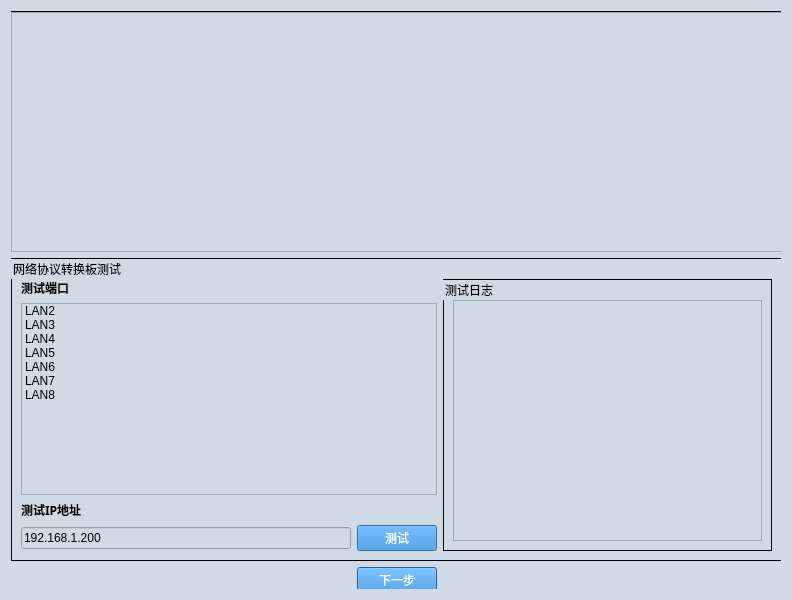
<?xml version="1.0" encoding="UTF-8"?>
<ui version="4.0">
 <class>Dialog</class>
 <widget class="QDialog" name="Dialog">
  <property name="geometry">
   <rect>
    <x>0</x>
    <y>0</y>
    <width>792</width>
    <height>600</height>
   </rect>
  </property>
  <property name="font">
   <font>
    <family>Microsoft YaHei</family>
    <pointsize>14</pointsize>
   </font>
  </property>
  <property name="windowTitle">
   <string>Dialog</string>
  </property>
  <property name="styleSheet">
   <string notr="true">QDialog{
background-color:#D0DAE5;
}

QTextBrower{
background-color:#D0DAE5;
}

QLineEdit{
background-color:#D0DAE5;
}

QWidget{
background-color:#D0DAE5;
}

QStackedWidget{
background-color:#D0DAE5;
}

QHeaderView{
background-color:#D0DAE5;
}

QLabel{
font-size:12px;
font-family:Microsoft YaHei;
background-color:#D0DAE5;
}

QPushButton{         /*按钮自适应拉伸背景*/
border-width: 2px 15px 2px 15px;
background-color:#2884D8;
color: #FFFFFF;
font-size:12px;
font-family:Microsoft YaHei;
}

QGroupBox{
font-size:12px;
font-family:Microsoft YaHei;
border:1px solid rgb(0, 0, 0); 
}</string>
  </property>
  <layout class="QGridLayout" name="gridLayout_2">
   <item row="0" column="0">
    <widget class="QGroupBox" name="groupBox">
     <property name="title">
      <string/>
     </property>
     <widget class="QWidget" name="layoutWidget">
      <property name="geometry">
       <rect>
        <x>0</x>
        <y>1</y>
        <width>771</width>
        <height>581</height>
       </rect>
      </property>
      <layout class="QVBoxLayout" name="verticalLayout">
       <item>
        <widget class="QTextBrowser" name="textBrowser_contents"/>
       </item>
       <item>
        <widget class="QGroupBox" name="groupBox_2">
         <property name="title">
          <string>网络协议转换板测试</string>
         </property>
         <layout class="QGridLayout" name="gridLayout_5">
          <property name="topMargin">
           <number>20</number>
          </property>
          <item row="0" column="0">
           <layout class="QGridLayout" name="gridLayout_4">
            <item row="0" column="0">
             <widget class="QLabel" name="label_3">
              <property name="font">
               <font>
                <family>Microsoft YaHei</family>
                <pointsize>-1</pointsize>
                <weight>75</weight>
                <bold>true</bold>
               </font>
              </property>
              <property name="text">
               <string>测试端口</string>
              </property>
             </widget>
            </item>
            <item row="0" column="2" rowspan="4">
             <widget class="QGroupBox" name="groupBox_3">
              <property name="title">
               <string>测试日志</string>
              </property>
              <layout class="QGridLayout" name="gridLayout_3">
               <property name="topMargin">
                <number>20</number>
               </property>
               <item row="0" column="0">
                <widget class="QTextBrowser" name="textBrowser_log"/>
               </item>
              </layout>
             </widget>
            </item>
            <item row="1" column="0" colspan="2">
             <widget class="QListWidget" name="listWidget_lan">
              <item>
               <property name="text">
                <string>LAN2</string>
               </property>
              </item>
              <item>
               <property name="text">
                <string>LAN3</string>
               </property>
              </item>
              <item>
               <property name="text">
                <string>LAN4</string>
               </property>
              </item>
              <item>
               <property name="text">
                <string>LAN5</string>
               </property>
              </item>
              <item>
               <property name="text">
                <string>LAN6</string>
               </property>
              </item>
              <item>
               <property name="text">
                <string>LAN7</string>
               </property>
              </item>
              <item>
               <property name="text">
                <string>LAN8</string>
               </property>
              </item>
             </widget>
            </item>
            <item row="2" column="0">
             <widget class="QLabel" name="label_4">
              <property name="font">
               <font>
                <family>Microsoft YaHei</family>
                <pointsize>-1</pointsize>
                <weight>75</weight>
                <bold>true</bold>
               </font>
              </property>
              <property name="text">
               <string>测试IP地址</string>
              </property>
             </widget>
            </item>
            <item row="3" column="0">
             <widget class="QLineEdit" name="lineEdit_ip">
              <property name="text">
               <string>192.168.1.200</string>
              </property>
             </widget>
            </item>
            <item row="3" column="1">
             <widget class="QPushButton" name="pushButton_execute">
              <property name="text">
               <string>测试</string>
              </property>
             </widget>
            </item>
           </layout>
          </item>
         </layout>
        </widget>
       </item>
       <item>
        <layout class="QGridLayout" name="gridLayout">
         <item row="0" column="1">
          <widget class="QPushButton" name="pushButton_next">
           <property name="text">
            <string>下一步</string>
           </property>
          </widget>
         </item>
         <item row="0" column="2">
          <spacer name="horizontalSpacer_2">
           <property name="orientation">
            <enum>Qt::Horizontal</enum>
           </property>
           <property name="sizeHint" stdset="0">
            <size>
             <width>40</width>
             <height>20</height>
            </size>
           </property>
          </spacer>
         </item>
         <item row="0" column="0">
          <spacer name="horizontalSpacer">
           <property name="orientation">
            <enum>Qt::Horizontal</enum>
           </property>
           <property name="sizeHint" stdset="0">
            <size>
             <width>40</width>
             <height>20</height>
            </size>
           </property>
          </spacer>
         </item>
        </layout>
       </item>
      </layout>
     </widget>
    </widget>
   </item>
  </layout>
 </widget>
 <resources>
  <include location="iconQrc.qrc"/>
 </resources>
 <connections/>
</ui>
